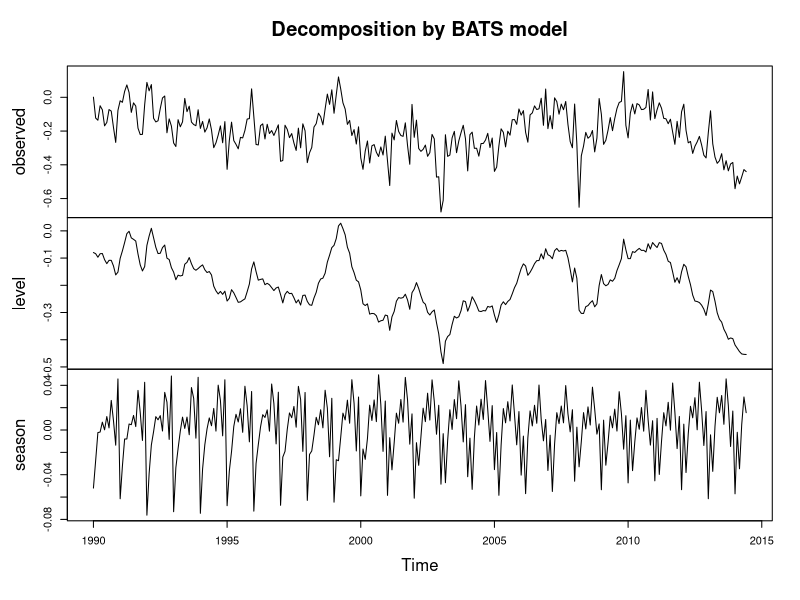
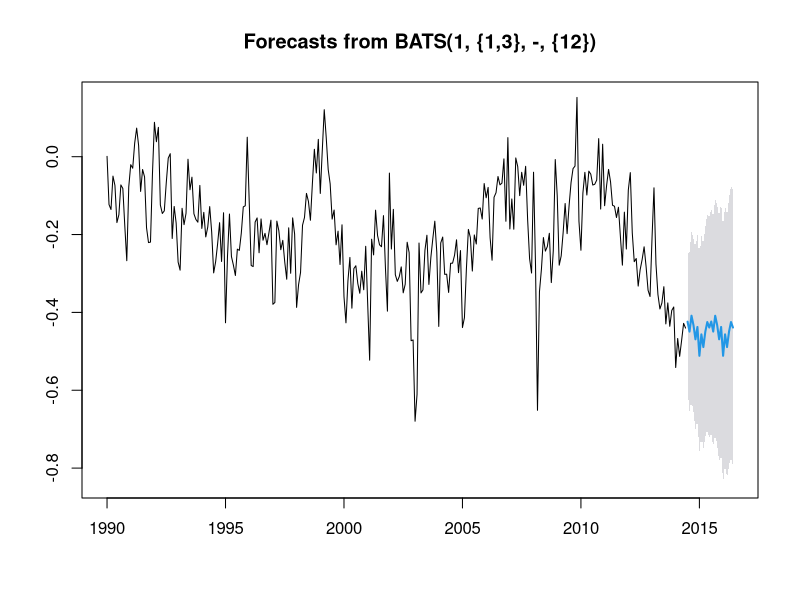

The R script that drew these images, in order:
#############
setwd("F:\\Backup\\Youtube\\Videos\\Time series analysis")
BTCval=read.csv("S2 L8 Global Temparature.csv")

library(forecast)


head(BTCval,1)
tail(BTCval,1)

TSBTC_Train=ts(BTCval[,2:2],c(1990,1),c(2014,6),12)
TSBTC_Test=ts(BTCval[,2:2],c(2014,7),c(2016,12),12)

fit_bats = bats(TSBTC_Train)
fit_bats
plot(fit_bats)

prd= forecast(fit_bats, h=24, level=0.95)
plot(prd)

f_bats=bats(TSBTC_Test, model=fit_bats)

accuracy(f_bats)
